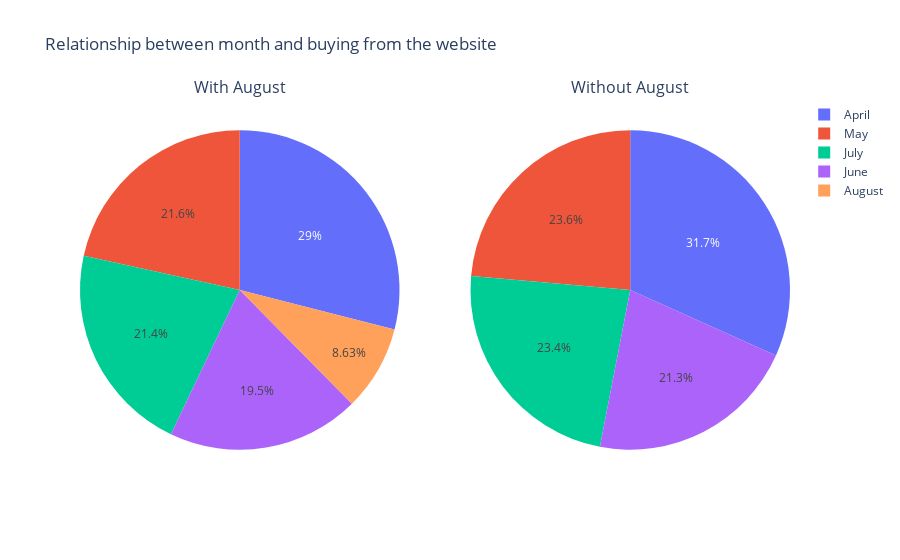

Notebook source saved alongside this figure:
### Markdown cell above
## Relationship between months and buying from the website

### Code cell
df_1 = df.groupby("month")[["price"]].sum()
df_2 = df[df['month'] != 'August'].groupby("month")[["price"]].sum()
from plotly.subplots import make_subplots
# Create subplots: use 'domain' type for Pie subplot
fig = make_subplots(rows=1, cols=2, specs=[
                    [{'type': 'domain'}, {'type': 'domain'}]],subplot_titles = [
                        'With August',
                        'Without August'])

fig.add_trace(go.Pie(labels=df_1.index, values=df_1["price"], name="All monthes"),
              1, 1)
fig.add_trace(go.Pie(labels=df_2.index, values=df_2['price'], name="All months except August"),
              1, 2)

# Use `hole` to create a donut-like pie chart
fig.update_traces(hoverinfo="label+percent")

fig.update_layout(
    title_text="Relationship between month and buying from the website")

fig.show()

### Figure 1 — Plotly figure (JSON) as saved in the notebook; plotly's stock layout.template omitted (floating-point values rounded to 4 significant figures)
{"data": [{"domain": {"x": [0.0, 0.45], "y": [0.0, 1.0]}, "hoverinfo": "label+percent", "labels": ["April", "August", "July", "June", "May"], "name": "All monthes", "type": "pie", "values": [2100924, 625180, 1547518, 1411981, 1562573]}, {"domain": {"x": [0.55, 1.0], "y": [0.0, 1.0]}, "hoverinfo": "label+percent", "labels": ["April", "July", "June", "May"], "name": "All months except August", "type": "pie", "values": [2100924, 1547518, 1411981, 1562573]}], "layout": {"annotations": [{"font": {"size": 16}, "showarrow": false, "text": "With August", "x": 0.225, "xanchor": "center", "xref": "paper", "y": 1.0, "yanchor": "bottom", "yref": "paper"}, {"font": {"size": 16}, "showarrow": false, "text": "Without August", "x": 0.775, "xanchor": "center", "xref": "paper", "y": 1.0, "yanchor": "bottom", "yref": "paper"}], "title": {"text": "Relationship between month and buying from the website"}}}
